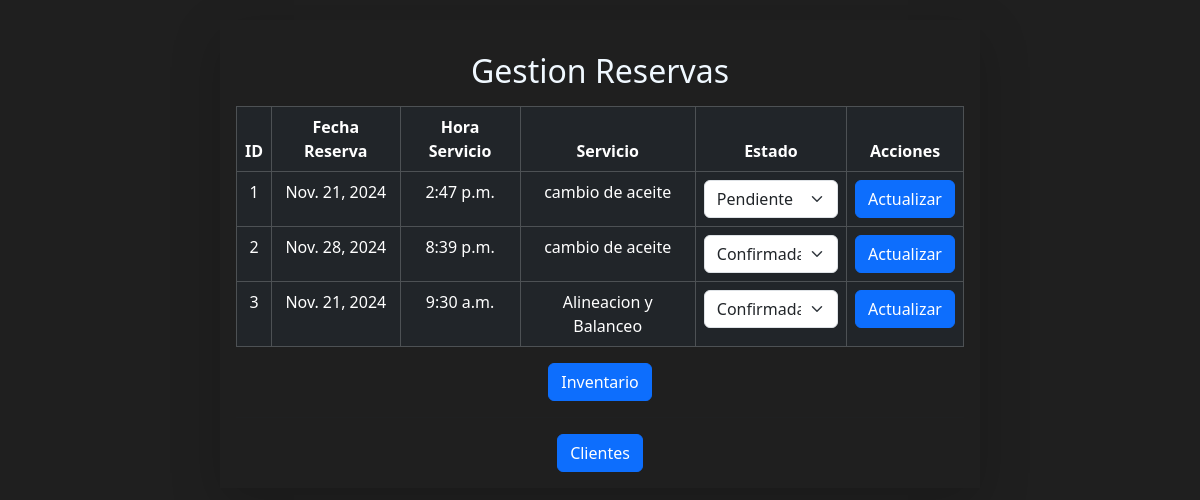
The app's page /reservas_emp, older data.
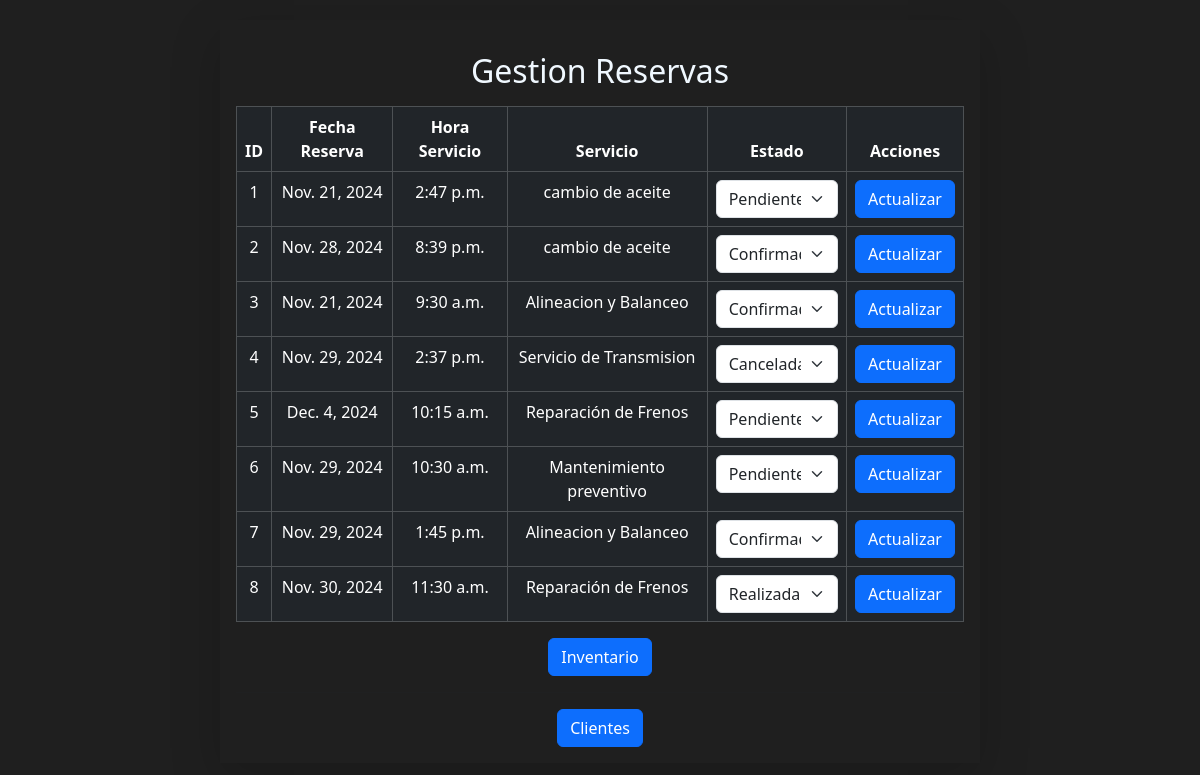
The same page, newer data.
### tallerApp/models.py (models this page shows, shortened)
class Reserva(models.Model):
    ESTADO_CHOICES = [
        ('pendiente', 'Pendiente'),
        ('confirmada', 'Confirmada'),
        ('cancelada', 'Cancelada'),
        ('realizada', 'Realizada'),
    ]
    id_reserva = models.AutoField(primary_key=True)
    fecha_reserva = models.DateField(blank=False, null=False)
    hora_servicio = models.TimeField(blank=False, null=False)
    servicio = models.ForeignKey('Servicio', on_delete=models.CASCADE, db_column='idServicio')
    estado = models.CharField(max_length=10, choices=ESTADO_CHOICES, default='pendiente')
    precio_total = models.IntegerField('Servicio', db_column='valor_servicio', blank=True, null=True)

class Servicio(models.Model):
    id_servicio = models.AutoField(db_column='idServicio', primary_key=True)
    nom_servicio = models.CharField(max_length=200, blank=False, null=False)
    duracion_estimada = models.IntegerField(blank=False, null=False)
    valor = models.IntegerField(blank=False, null=False, db_column='valor_servicio')

### tallerApp/views.py (the view, shortened to what this page needs)
# urls.py: path('reservas_emp', views.reservas_emp, name='reservas_emp'),
def reservas_emp(request):
    reserva = Reserva.objects.all()
    context = {
        "reserva": reserva,
    }
    return render(request, "pages/reservas_emp.html", context)

### tallerApp/templates/pages/reservas_emp.html (shortened to what this page needs)
<!DOCTYPE html>
<html lang="en">
<head>
    {% load static %}
    <link rel="stylesheet" href="{% static 'css/page.css' %}">
    <link rel="stylesheet" href="{% static 'css/bootstrap.min.css' %}">
</head>
<body>
    <main>
        <div class="container">
            <div class="row">
                <div class="col-md-8 shadow-lg mx-auto text-center p-3">
                    <h2 class="my-3" style="color: aliceblue;">Gestion Reservas</h2>
                    <form action="{% url 'reservas_emp' %}" method="POST">
                        <table class="table table-dark table-hover table-bordered">
                            <thead>
                                <th>ID</th>
                                <th>Fecha Reserva</th>
                                <th>Hora Servicio</th>
                                <th>Servicio</th>
                                <th>Estado</th>
                                <th>Acciones</th>
                            </thead>
                            <tbody>
                                {% if reserva %}
                                {% for tmp in reserva %}
                                <tr>
                                    <td>{{ tmp.id_reserva }}</td>
                                    <td>{{ tmp.fecha_reserva }}</td>
                                    <td>{{ tmp.hora_servicio }}</td>
                                    <td>{{ tmp.servicio.nom_servicio }}</td>
                                    <td>
                                        <select class="form-select" name="estado_{{ tmp.id_reserva }}">
                                            {% for estado in tmp.ESTADO_CHOICES %}
                                            <option value="{{ estado.0 }}" {% if tmp.estado == estado.0 %}selected{% endif %}>
                                                {{ estado.1 }}
                                            </option>
                                            {% endfor %}
                                        </select>
                                    </td>
                                    <td>
                                        <button type="submit" name="update" value="{{ tmp.id_reserva }}" class="btn btn-primary">Actualizar</button>
                                    </td>
                                </tr>
                                {% endfor %}
                                {% endif %}
                            </tbody>
                        </table>
                    </form>
                    <div>
                        <a href="{% url 'inventario' %}"><button class="btn btn-primary">Inventario</button></a>
                    </div>
                    <hr>
                    <div>
                        <a href="{% url 'clientes' %}"><button class="btn btn-primary">Clientes</button></a>
                    </div>
                </div>
            </div>
        </div>
    </main>
</body>
</html>

Row changes from the older to the newer data that the page shows:
added Reserva: id_reserva "4", fecha_reserva "Nov. 29, 2024", hora_servicio "2:37 p.m.", servicio.nom_servicio "Servicio de Transmision", estado+id_reserva "Cancelada"
added Reserva: id_reserva "5", fecha_reserva "Dec. 4, 2024", hora_servicio "10:15 a.m.", servicio.nom_servicio "Reparación de Frenos", estado+id_reserva "Pendiente"
added Reserva: id_reserva "6", fecha_reserva "Nov. 29, 2024", hora_servicio "10:30 a.m.", servicio.nom_servicio "Mantenimiento preventivo", estado+id_reserva "Pendiente"
added Reserva: id_reserva "7", fecha_reserva "Nov. 29, 2024", hora_servicio "1:45 p.m.", servicio.nom_servicio "Alineacion y Balanceo", estado+id_reserva "Confirmada"
added Reserva: id_reserva "8", fecha_reserva "Nov. 30, 2024", hora_servicio "11:30 a.m.", servicio.nom_servicio "Reparación de Frenos", estado+id_reserva "Realizada"
